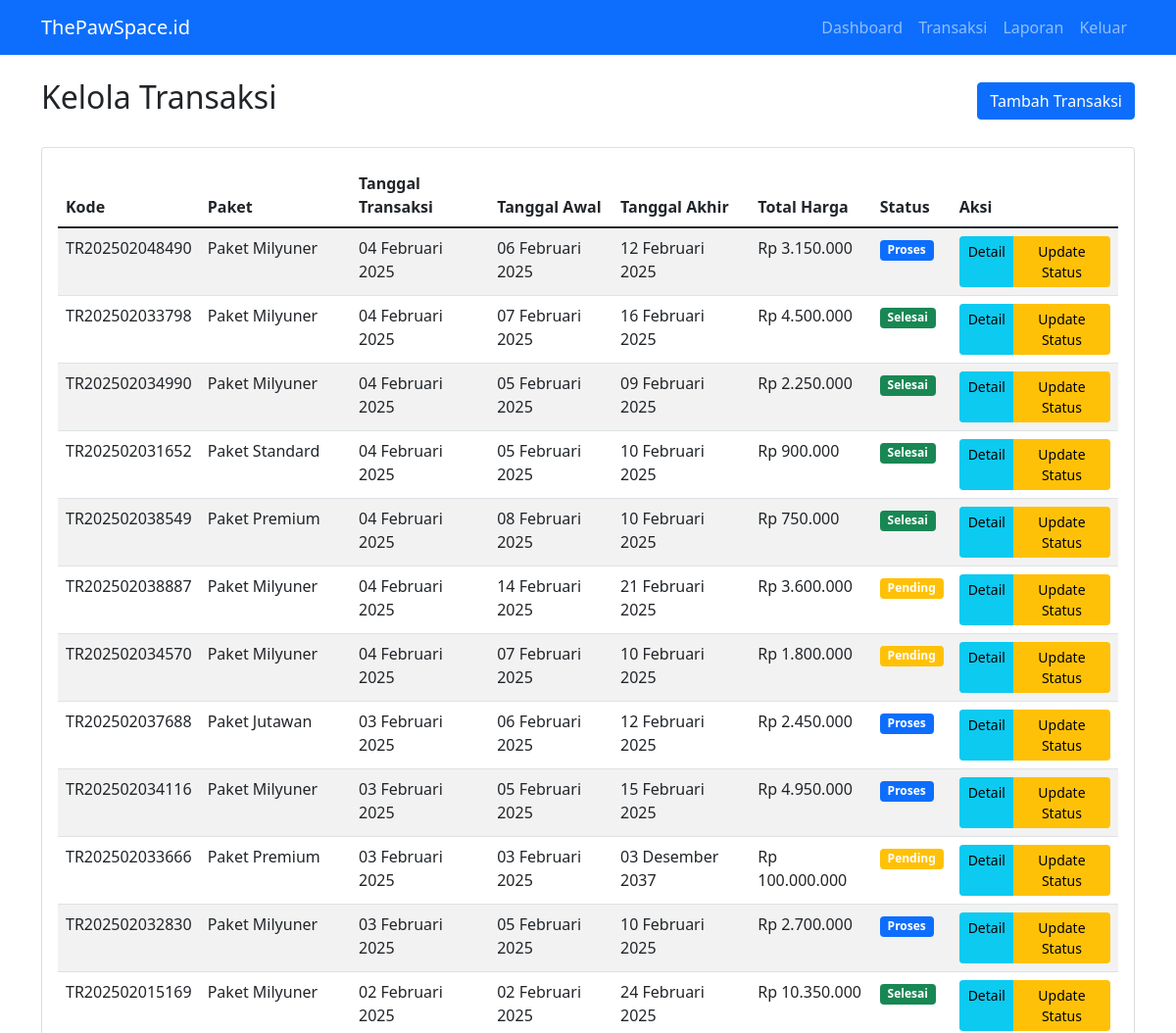
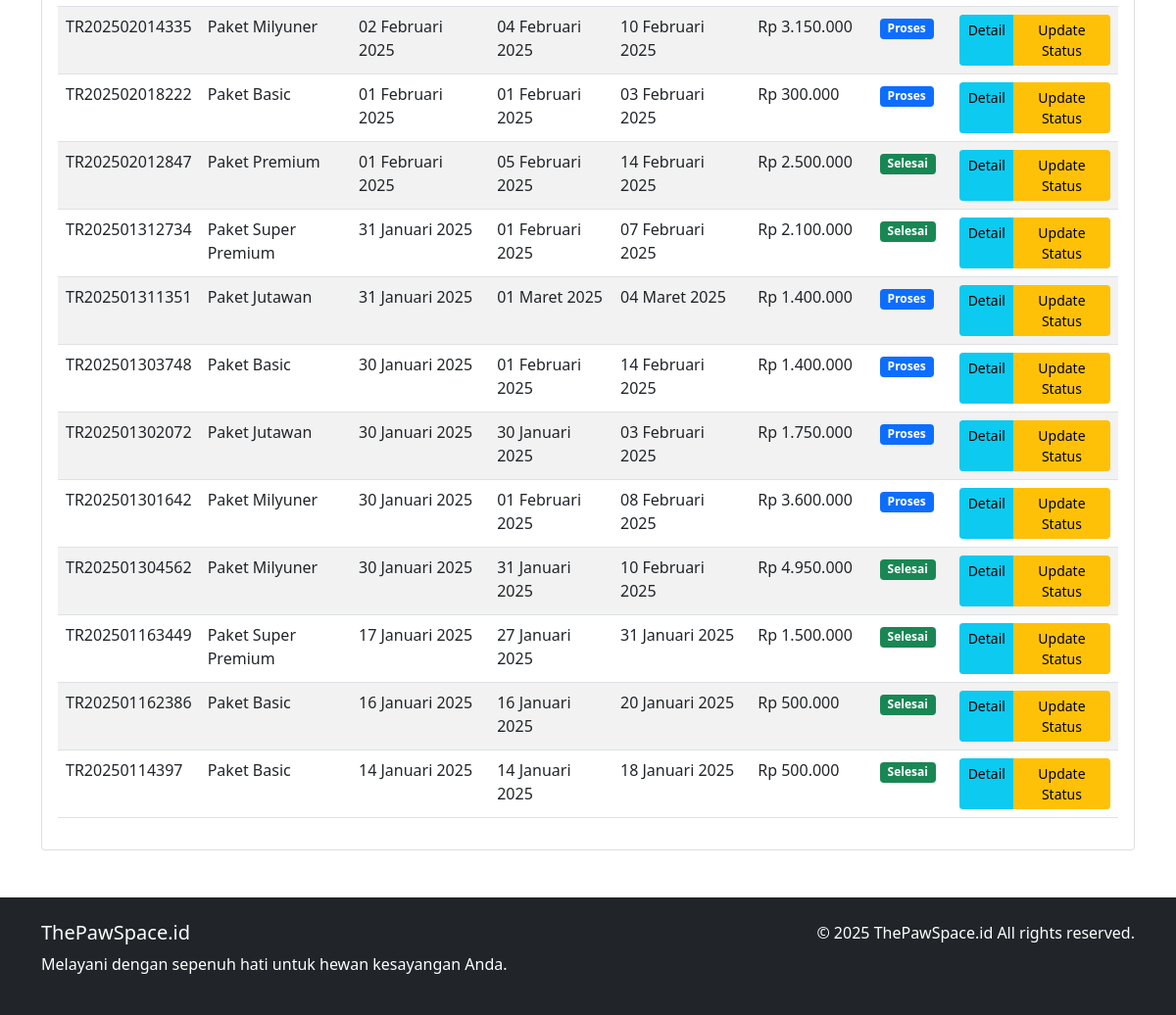
Screenshot of /admin/transaksi.php (signed in) with the database file from the repository (2 pictures, top to bottom).
### tables this page shows
CREATE TABLE `transaksi` (
  `kd_tr` varchar(20) NOT NULL,
  `id_admin` int DEFAULT NULL,
  `id_paket` varchar(10) DEFAULT NULL,
  `id_kategori` int DEFAULT NULL,
  `tgl_transaksi` date NOT NULL,
  `tgl_awal` date NOT NULL,
  `tgl_akhir` date NOT NULL,
  `total_harga` decimal(10,2) NOT NULL,
  `status` enum('pending','proses','selesai','diambil') DEFAULT 'pending',
  `created_at` timestamp NOT NULL DEFAULT CURRENT_TIMESTAMP,
  `id_user` int DEFAULT NULL,
  `id_karyawan` int DEFAULT NULL
);

CREATE TABLE `paket` (
  `id_paket` varchar(10) NOT NULL,
  `nama_paket` varchar(100) NOT NULL,
  `harga` decimal(10,2) NOT NULL,
  `deskripsi` text,
  `created_at` timestamp NOT NULL DEFAULT CURRENT_TIMESTAMP
);

### includes/config.php (called while the page is built, shortened)
<?php
function formatTanggal($date) {
    $bulan = array (
        1 => 'Januari', 'Februari', 'Maret', 'April', 'Mei', 'Juni',
        'Juli', 'Agustus', 'September', 'Oktober', 'November', 'Desember'
    );
    $split = explode('-', $date);
    return $split[2] . ' ' . $bulan[(int)$split[1]] . ' ' . $split[0];
}
?>

### admin/transaksi.php (the view, shortened to what this page needs)
<?php
require_once '../includes/config.php';
include '../includes/header.php';
$query = "SELECT t.*, p.nama_paket
          FROM transaksi t
          JOIN paket p ON t.id_paket = p.id_paket
          ORDER BY t.created_at DESC";
$result = mysqli_query($conn, $query);
?>
<div class="container mt-4">
    <div class="d-flex justify-content-between align-items-center mb-4">
        <h2>Kelola Transaksi</h2>
        <a href="tambah_transaksi.php" class="btn btn-primary">Tambah Transaksi</a>
    </div>
    <div class="card">
        <div class="card-body">
            <div class="table-responsive">
                <table class="table table-striped" id="tabelTransaksi">
                    <thead>
                        <tr>
                            <th>Kode</th>
                            <th>Paket</th>
                            <th>Tanggal Transaksi</th>
                            <th>Tanggal Awal</th>
                            <th>Tanggal Akhir</th>
                            <th>Total Harga</th>
                            <th>Status</th>
                            <th>Aksi</th>
                        </tr>
                    </thead>
                    <tbody>
                        <?php while($row = mysqli_fetch_assoc($result)): ?>
                            <tr>
                                <td><?php echo $row['kd_tr']; ?></td>
                                <td><?php echo $row['nama_paket']; ?></td>
                                <td><?php echo formatTanggal($row['tgl_transaksi']); ?></td>
                                <td><?php echo formatTanggal($row['tgl_awal']); ?></td>
                                <td><?php echo formatTanggal($row['tgl_akhir']); ?></td>
                                <td>Rp <?php echo number_format($row['total_harga'], 0, ',', '.'); ?></td>
                                <td>
                                    <span class="badge bg-<?php
                                        echo $row['status'] == 'pending' ? 'warning' :
                                            ($row['status'] == 'proses' ? 'primary' : 'success');
                                    ?>">
                                        <?php echo ucfirst($row['status']); ?>
                                    </span>
                                </td>
                                <td>
                                    <div class="btn-group">
                                        <a href="detail_transaksi.php?kd=<?php echo $row['kd_tr']; ?>"
                                           class="btn btn-sm btn-info">Detail</a>
                                        <button type="button"
                                                class="btn btn-sm btn-warning"
                                                onclick="updateStatus('<?php echo $row['kd_tr']; ?>')">
                                            Update Status
                                        </button>
                                    </div>
                                </td>
                            </tr>
                        <?php endwhile; ?>
                    </tbody>
                </table>
            </div>
        </div>
    </div>
</div>
<?php include '../includes/footer.php'; ?>

### rows the page displays
transaksi: kd_tr "TR202502048490", id_paket.nama_paket "Paket Milyuner", tgl_transaksi "04 Februari 2025", tgl_awal "06 Februari 2025", tgl_akhir "12 Februari 2025", total_harga "3.150.000", status "Proses"
transaksi: kd_tr "TR202502033798", id_paket.nama_paket "Paket Milyuner", tgl_transaksi "04 Februari 2025", tgl_awal "07 Februari 2025", tgl_akhir "16 Februari 2025", total_harga "4.500.000", status "Selesai"
transaksi: kd_tr "TR202502034990", id_paket.nama_paket "Paket Milyuner", tgl_transaksi "04 Februari 2025", tgl_awal "05 Februari 2025", tgl_akhir "09 Februari 2025", total_harga "2.250.000", status "Selesai"
transaksi: kd_tr "TR202502031652", id_paket.nama_paket "Paket Standard", tgl_transaksi "04 Februari 2025", tgl_awal "05 Februari 2025", tgl_akhir "10 Februari 2025", total_harga "900.000", status "Selesai"
transaksi: kd_tr "TR202502038549", id_paket.nama_paket "Paket Premium", tgl_transaksi "04 Februari 2025", tgl_awal "08 Februari 2025", tgl_akhir "10 Februari 2025", total_harga "750.000", status "Selesai"
transaksi: kd_tr "TR202502038887", id_paket.nama_paket "Paket Milyuner", tgl_transaksi "04 Februari 2025", tgl_awal "14 Februari 2025", tgl_akhir "21 Februari 2025", total_harga "3.600.000", status "Pending"
transaksi: kd_tr "TR202502034570", id_paket.nama_paket "Paket Milyuner", tgl_transaksi "04 Februari 2025", tgl_awal "07 Februari 2025", tgl_akhir "10 Februari 2025", total_harga "1.800.000", status "Pending"
transaksi: kd_tr "TR202502037688", id_paket.nama_paket "Paket Jutawan", tgl_transaksi "03 Februari 2025", tgl_awal "06 Februari 2025", tgl_akhir "12 Februari 2025", total_harga "2.450.000", status "Proses"
transaksi: kd_tr "TR202502034116", id_paket.nama_paket "Paket Milyuner", tgl_transaksi "03 Februari 2025", tgl_awal "05 Februari 2025", tgl_akhir "15 Februari 2025", total_harga "4.950.000", status "Proses"
transaksi: kd_tr "TR202502033666", id_paket.nama_paket "Paket Premium", tgl_transaksi "03 Februari 2025", tgl_awal "03 Februari 2025", tgl_akhir "03 Desember 2037", total_harga "100.000.000", status "Pending"
transaksi: kd_tr "TR202502032830", id_paket.nama_paket "Paket Milyuner", tgl_transaksi "03 Februari 2025", tgl_awal "05 Februari 2025", tgl_akhir "10 Februari 2025", total_harga "2.700.000", status "Proses"
transaksi: kd_tr "TR202502015169", id_paket.nama_paket "Paket Milyuner", tgl_transaksi "02 Februari 2025", tgl_awal "02 Februari 2025", tgl_akhir "24 Februari 2025", total_harga "10.350.000", status "Selesai"
transaksi: kd_tr "TR202502014335", id_paket.nama_paket "Paket Milyuner", tgl_transaksi "02 Februari 2025", tgl_awal "04 Februari 2025", tgl_akhir "10 Februari 2025", total_harga "3.150.000", status "Proses"
transaksi: kd_tr "TR202502018222", id_paket.nama_paket "Paket Basic", tgl_transaksi "01 Februari 2025", tgl_awal "01 Februari 2025", tgl_akhir "03 Februari 2025", total_harga "300.000", status "Proses"
transaksi: kd_tr "TR202502012847", id_paket.nama_paket "Paket Premium", tgl_transaksi "01 Februari 2025", tgl_awal "05 Februari 2025", tgl_akhir "14 Februari 2025", total_harga "2.500.000", status "Selesai"
transaksi: kd_tr "TR202501312734", id_paket.nama_paket "Paket Super Premium", tgl_transaksi "31 Januari 2025", tgl_awal "01 Februari 2025", tgl_akhir "07 Februari 2025", total_harga "2.100.000", status "Selesai"
transaksi: kd_tr "TR202501311351", id_paket.nama_paket "Paket Jutawan", tgl_transaksi "31 Januari 2025", tgl_awal "01 Maret 2025", tgl_akhir "04 Maret 2025", total_harga "1.400.000", status "Proses"
transaksi: kd_tr "TR202501303748", id_paket.nama_paket "Paket Basic", tgl_transaksi "30 Januari 2025", tgl_awal "01 Februari 2025", tgl_akhir "14 Februari 2025", total_harga "1.400.000", status "Proses"
transaksi: kd_tr "TR202501302072", id_paket.nama_paket "Paket Jutawan", tgl_transaksi "30 Januari 2025", tgl_awal "30 Januari 2025", tgl_akhir "03 Februari 2025", total_harga "1.750.000", status "Proses"
transaksi: kd_tr "TR202501301642", id_paket.nama_paket "Paket Milyuner", tgl_transaksi "30 Januari 2025", tgl_awal "01 Februari 2025", tgl_akhir "08 Februari 2025", total_harga "3.600.000", status "Proses"
transaksi: kd_tr "TR202501304562", id_paket.nama_paket "Paket Milyuner", tgl_transaksi "30 Januari 2025", tgl_awal "31 Januari 2025", tgl_akhir "10 Februari 2025", total_harga "4.950.000", status "Selesai"
transaksi: kd_tr "TR202501163449", id_paket.nama_paket "Paket Super Premium", tgl_transaksi "17 Januari 2025", tgl_awal "27 Januari 2025", tgl_akhir "31 Januari 2025", total_harga "1.500.000", status "Selesai"
transaksi: kd_tr "TR202501162386", id_paket.nama_paket "Paket Basic", tgl_transaksi "16 Januari 2025", tgl_awal "16 Januari 2025", tgl_akhir "20 Januari 2025", total_harga "500.000", status "Selesai"
transaksi: kd_tr "TR20250114397", id_paket.nama_paket "Paket Basic", tgl_transaksi "14 Januari 2025", tgl_awal "14 Januari 2025", tgl_akhir "18 Januari 2025", total_harga "500.000", status "Selesai"
